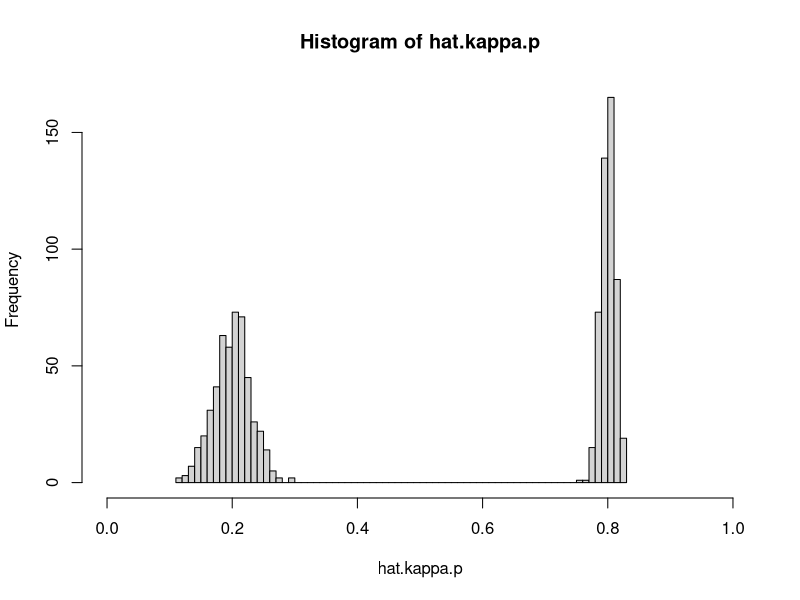
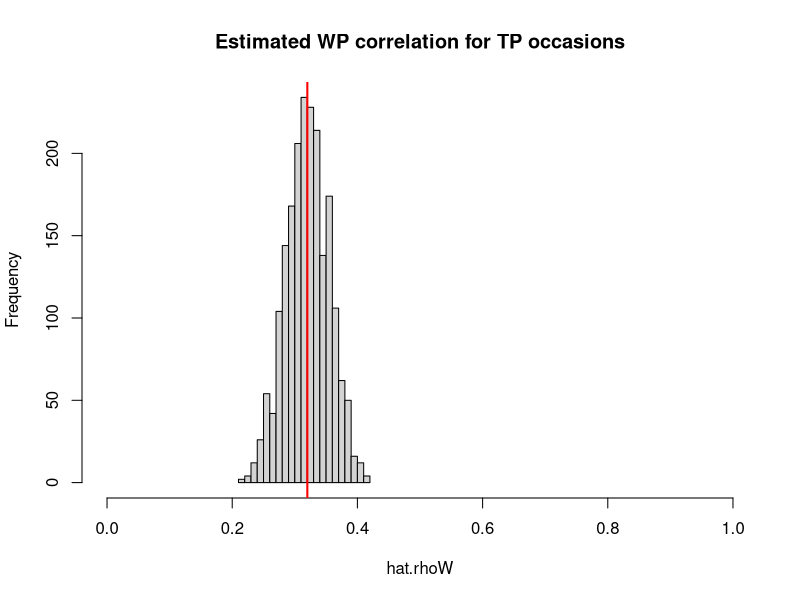
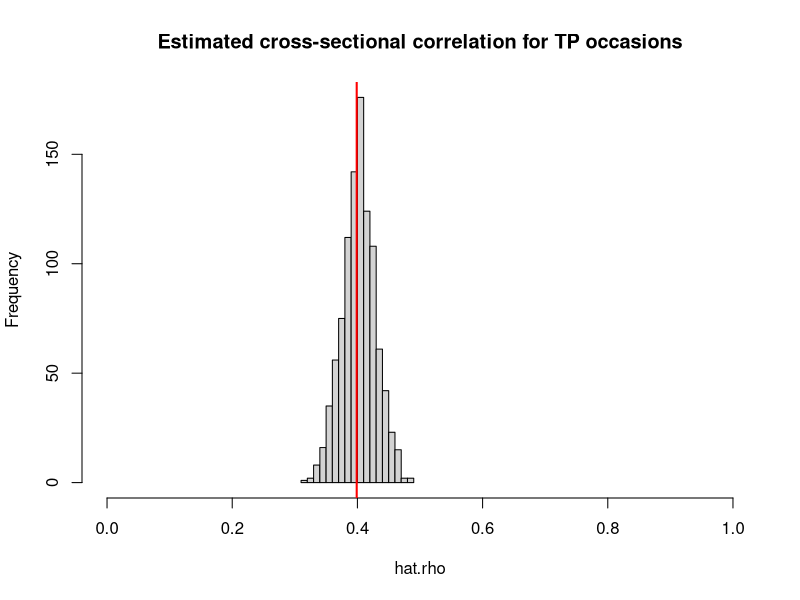
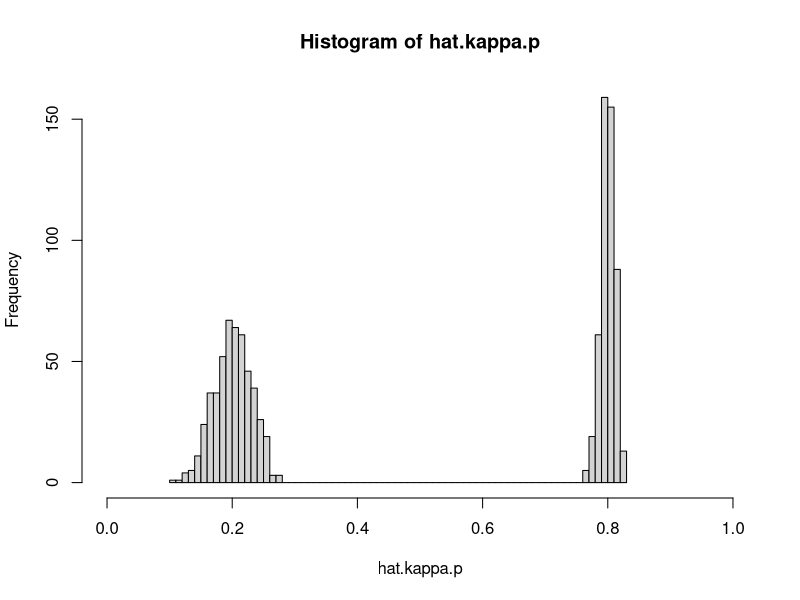
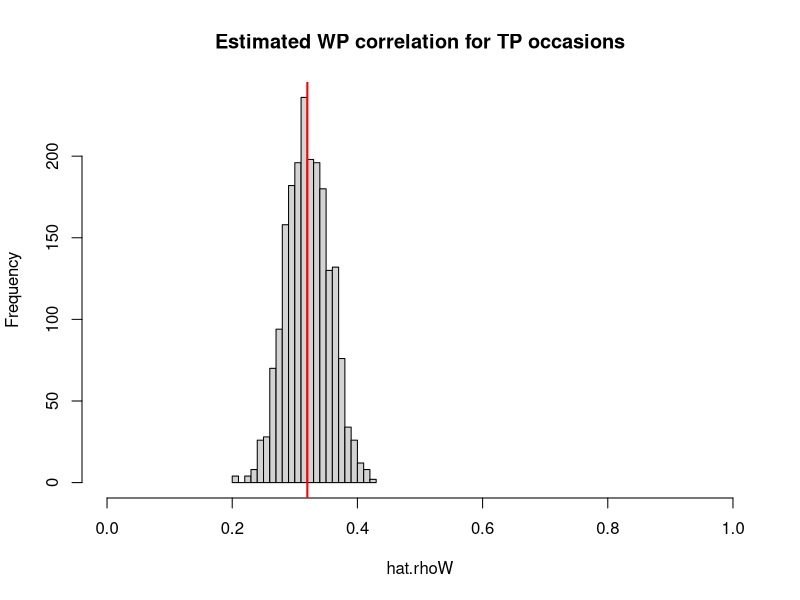
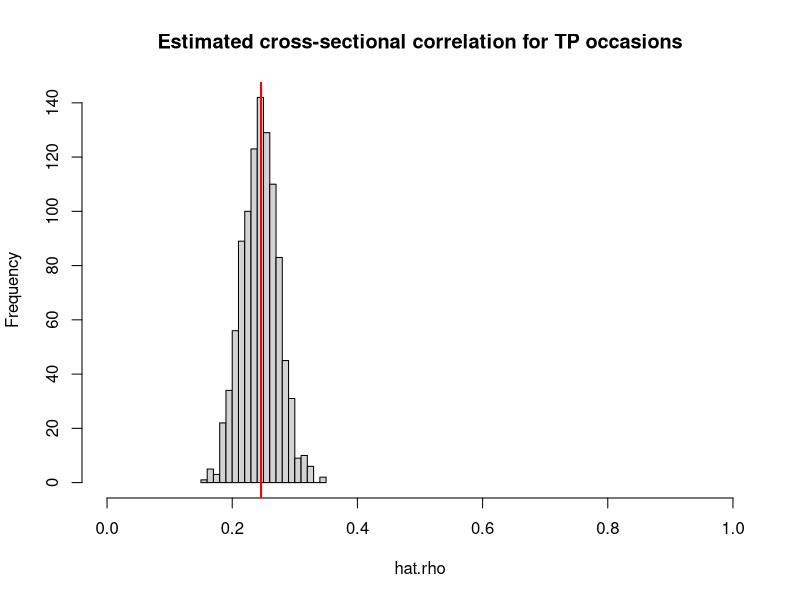
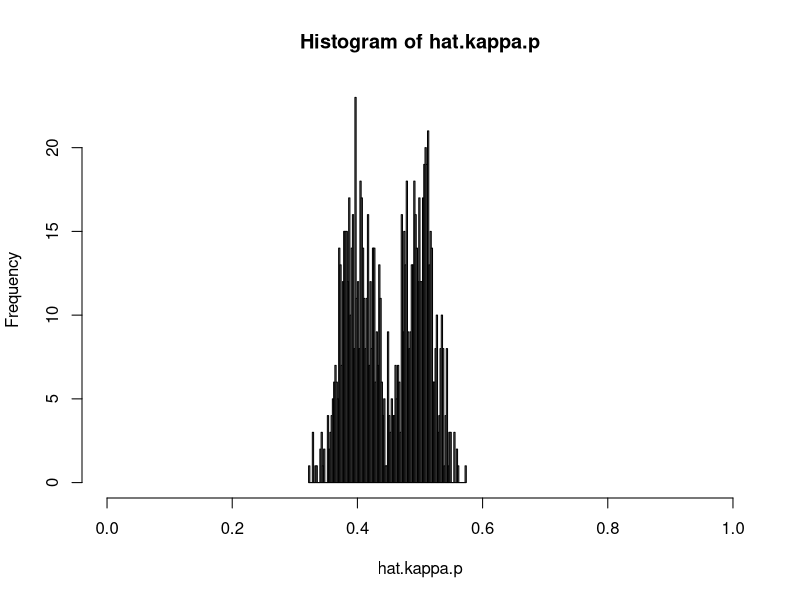
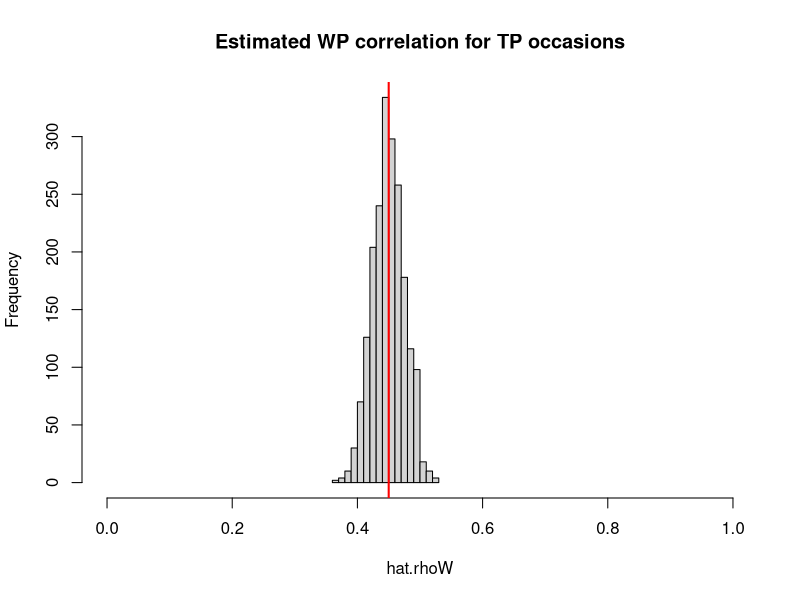

These figures' R source, in order:
## ---- chunk 1
# Specify two person-specific covariance matrices for two subpopulations
cov.mat1 <- matrix(c(1.25,1,1,1.25),2,2)
cov.mat2 <- matrix(c(5,1,1,5),2,2)
## ---- chunk 2
# The average person-specific correlation can be determined
kappa1 <- cov.mat1[2,1]/(sqrt(cov.mat1[1,1])*sqrt(cov.mat1[2,2]))
kappa2 <- cov.mat2[2,1]/(sqrt(cov.mat2[1,1])*sqrt(cov.mat2[2,2]))
kappa <- (kappa1+kappa2)/2
kappa
## ---- chunk 3
# Determine the average person-specific variances and covariance
var.wX <- (cov.mat1[1,1] + cov.mat2[1,1])/2
var.wY <- (cov.mat1[2,2] + cov.mat2[2,2])/2
cov.wXwY <- (cov.mat1[2,1]+cov.mat2[2,1])/2

# From these the within-person correlation can be computed:
rhoW <- cov.wXwY/(sqrt(var.wX)*sqrt(var.wY))
rhoW
## ---- chunk 4
# Specify the correlation at the between-person level
# and choose the intraclass correlations for X and Y
rhoB <- 0.5
icc.X <- 0.4
icc.Y <- 0.5
## ---- chunk 5
# Compute the between-person variances based on the icc's and the average 
# person-specific variances
var.bX <- icc.X*var.wX/(1-icc.X)
var.bX
var.bY <- icc.Y*var.wY/(1-icc.Y)
var.bY

# Compute the between-person covariance based on the between-person correlation
# and the between-person variances
cov.bXbY <- rhoB*sqrt(var.bX)*sqrt(var.bY)
cov.bXbY

# Place these values in a covariance matrix
cov.mat.B <- matrix(c(var.bX,cov.bXbY,cov.bXbY,var.bY),2,2)
## ---- chunk 6
# Compute the cross-sectional correlation
rho <- sqrt(icc.X)*sqrt(icc.Y)*rhoB + sqrt(1-icc.X)*sqrt(1-icc.Y)*rhoW
rho
## ---- chunk 7
library(mvtnorm)

set.seed(8427)

# Total sample size
N <- 1000   # number pf persons
TP <- 1000   # number of time points
## ---- chunk 8
# Place the between-person covariance and variances in a matrix, and use this
# to simulate the person-specific means (between-person components)
cov.mat.B <- matrix(c(var.bX,cov.bXbY,cov.bXbY,var.bY),2,2)
means.XY <- rmvnorm(N,mean = c(0,0),sigma = cov.mat.B)
cov(means.XY) 
cor(means.XY)
## ---- chunk 9
# Create two matrices to contain the scores on X and Y 
# for TP repeated measures (rows) and for N persons (columns)
X <- matrix(,TP,N)
Y <- matrix(,TP,N)

## ---- chunk 10
# Create data for the first subpopulation
for (i in 1:(N/2))
{ Z <- rmvnorm(TP, mean = means.XY[i,], sigma = cov.mat1)
  X[,i] <- Z[,1] 
  Y[,i] <- Z[,2]
}

# Create data fro the second subpopulation
for (i in ((N/2)+1):N)
{ Z <- rmvnorm(TP, mean = means.XY[i,], sigma = cov.mat2)
  X[,i] <- Z[,1]
  Y[,i] <- Z[,2]
}
## ---- chunk 11
# Create matrices to contain estimates of the person-specific 
# means and correlations for N persons
hat.means.XY <- matrix(,N,2)
hat.kappa.p <- matrix(,N,1)
## ---- chunk 12
# Create matrices to contain estimates of the person-specific 
# means and correlations for N persons
for (p in 1:N)
{ Xp <- X[,p]
  Yp <- Y[,p]
  hat.means.XY[p,] <- c(mean(Xp),mean(Yp))
  hat.kappa.p[p,1] <- cor(Xp,Yp)
}
# Average person-specific correlation:
mean(hat.kappa.p)
# Compare to true value:
kappa
# Histogram
hist(hat.kappa.p, breaks=100, xlim=c(0,1))
## ---- chunk 13
# Average person-specific correlation:
mean(hat.kappa.p)
# Compare to true value:
kappa
## ---- chunk 14
# Between-person correlation 
cor(hat.means.XY)
# Compare to true value:
rhoB
## ---- chunk 15
# Create matrices to contain estimates of the within-person correlation 
# and the cross-sectional correlation
hat.rhoW <- matrix(,TP,2)
hat.rho <- matrix(,TP,1)
## ---- chunk 16
# Create matrices to contain estimates of the person-specific 
# means and correlations for N persons
for (t in 1:TP)
{ Xt <- X[t,]
  Yt <- Y[t,]
  WXt <- X[t,] - hat.means.XY[,1]
  WYt <- Y[t,] - hat.means.XY[,2]
  hat.rhoW[t,] <- cor(WXt,WYt)
  hat.rho[t,] <- cor(Xt,Yt)
}
# Average person-specific correlation:
mean(hat.rhoW)
mean(hat.rho)

hist(hat.rhoW, breaks=20, xlim=c(0,1), 
     main="Estimated WP correlation for TP occasions")
abline(v=rhoW, col="red", lwd=2)
hist(hat.rho, breaks=20, xlim=c(0,1), 
     main="Estimated cross-sectional correlation for TP occasions")
abline(v=rho, col="red", lwd=2)
## ---- chunk 17
# Cross-sectional correlation for the first wave (reported in the paper)
hat.rho[1,1]

## ---- chunk 18
# Specify two person-specific covariance matrices for two subpopulations
cov.mat1 <- matrix(c(1.25,1,1,1.25),2,2)
cov.mat2 <- matrix(c(5,1,1,5),2,2)
## ---- chunk 19
# The average person-specific correlation can be determined
kappa1 <- cov.mat1[2,1]/(sqrt(cov.mat1[1,1])*sqrt(cov.mat1[2,2]))
kappa2 <- cov.mat2[2,1]/(sqrt(cov.mat2[1,1])*sqrt(cov.mat2[2,2]))
kappa <- (kappa1+kappa2)/2
kappa
## ---- chunk 20
# Determine the average person-specific variances and covariance
var.wX <- (cov.mat1[1,1] + cov.mat2[1,1])/2
var.wY <- (cov.mat1[2,2] + cov.mat2[2,2])/2
cov.wXwY <- (cov.mat1[2,1]+cov.mat2[2,1])/2

# From these the within-person correlation can be computed:
rhoW <- cov.wXwY/(sqrt(var.wX)*sqrt(var.wY))
rhoW
## ---- chunk 21
# Specify the correlation at the between-person level
# and choose the intraclass correlations for X and Y
rhoB <- 0.5
icc.X <- 0.1
icc.Y <- 0.9
## ---- chunk 22
# Compute the between-person variances based on the icc's and the average 
# person-specific variances
var.bX <- icc.X*var.wX/(1-icc.X)
var.bX
var.bY <- icc.Y*var.wY/(1-icc.Y)
var.bY

# Compute the between-person covariance based on the between-person correlation
# and the between-person variances
cov.bXbY <- rhoB*sqrt(var.bX)*sqrt(var.bY)
cov.bXbY

# Place these values in a covariance matrix
cov.mat.B <- matrix(c(var.bX,cov.bXbY,cov.bXbY,var.bY),2,2)
## ---- chunk 23
# Compute the cross-sectional correlation
rho <- sqrt(icc.X)*sqrt(icc.Y)*rhoB + sqrt(1-icc.X)*sqrt(1-icc.Y)*rhoW
rho
## ---- chunk 24
set.seed(3482)

# Total sample size
N <- 1000   # number pf persons
TP <- 1000   # number of time points
## ---- chunk 25
# Place the between-person covariance and variances in a matrix, and use this
# to simulate the person-specific means (between-person components)
cov.mat.B <- matrix(c(var.bX,cov.bXbY,cov.bXbY,var.bY),2,2)
means.XY <- rmvnorm(N,mean = c(0,0),sigma = cov.mat.B)
cov(means.XY) 
cor(means.XY)
## ---- chunk 26
# Create two matrices to contain the scores on X and Y 
# for TP repeated measures (rows) and for N persons (columns)
X <- matrix(,TP,N)
Y <- matrix(,TP,N)

## ---- chunk 27
# Create data for the first subpopulation
for (i in 1:(N/2))
{ Z <- rmvnorm(TP, mean = means.XY[i,], sigma = cov.mat1)
  X[,i] <- Z[,1] 
  Y[,i] <- Z[,2]
}

# Create data fro the second subpopulation
for (i in ((N/2)+1):N)
{ Z <- rmvnorm(TP, mean = means.XY[i,], sigma = cov.mat2)
  X[,i] <- Z[,1]
  Y[,i] <- Z[,2]
}
## ---- chunk 28
# Create matrices to contain estimates of the person-specific 
# means and correlations for N persons
hat.means.XY <- matrix(,N,2)
hat.kappa.p <- matrix(,N,1)
## ---- chunk 29
# Create matrices to contain estimates of the person-specific 
# means and correlations for N persons
for (p in 1:N)
{ Xp <- X[,p]
  Yp <- Y[,p]
  hat.means.XY[p,] <- c(mean(Xp),mean(Yp))
  hat.kappa.p[p,1] <- cor(Xp,Yp)
}
# Average person-specific correlation:
mean(hat.kappa.p)
# Compare to true value:
kappa
# Histogram
hist(hat.kappa.p, breaks=100, xlim=c(0,1))
## ---- chunk 30
# Average person-specific correlation:
mean(hat.kappa.p)
# Compare to true value:
kappa
## ---- chunk 31
# Between-person correlation 
cor(hat.means.XY)
# Compare to true value:
rhoB
## ---- chunk 32
# Create matrices to contain estimates of the within-person correlation 
# and the cross-sectional correlation
hat.rhoW <- matrix(,TP,2)
hat.rho <- matrix(,TP,1)
## ---- chunk 33
# Create matrices to contain estimates of the person-specific 
# means and correlations for N persons
for (t in 1:TP)
{ Xt <- X[t,]
  Yt <- Y[t,]
  WXt <- X[t,] - hat.means.XY[,1]
  WYt <- Y[t,] - hat.means.XY[,2]
  hat.rhoW[t,] <- cor(WXt,WYt)
  hat.rho[t,] <- cor(Xt,Yt)
}
# Average person-specific correlation:
mean(hat.rhoW)
mean(hat.rho)

hist(hat.rhoW, breaks=20, xlim=c(0,1), 
     main="Estimated WP correlation for TP occasions")
abline(v=rhoW, col="red", lwd=2)
hist(hat.rho, breaks=20, xlim=c(0,1), 
     main="Estimated cross-sectional correlation for TP occasions")
abline(v=rho, col="red", lwd=2)
## ---- chunk 34
# Cross-sectional correlation for the first wave (reported in the paper)
hat.rho[1,1]

## ---- chunk 35
# Specify two person-specific covariance matrices for two subpopulations
cov.mat1 <- matrix(c(10,5,5,10),2,2)
cov.mat2 <- matrix(c(10,4,4,10),2,2)
## ---- chunk 36
# The average person-specific correlation can be determined
kappa1 <- cov.mat1[2,1]/(sqrt(cov.mat1[1,1])*sqrt(cov.mat1[2,2]))
kappa2 <- cov.mat2[2,1]/(sqrt(cov.mat2[1,1])*sqrt(cov.mat2[2,2]))
kappa <- (kappa1+kappa2)/2
kappa
## ---- chunk 37
# Determine the average person-specific variances and covariance
var.wX <- (cov.mat1[1,1] + cov.mat2[1,1])/2
var.wY <- (cov.mat1[2,2] + cov.mat2[2,2])/2
cov.wXwY <- (cov.mat1[2,1]+cov.mat2[2,1])/2

# From these the within-person correlation can be computed:
rhoW <- cov.wXwY/(sqrt(var.wX)*sqrt(var.wY))
rhoW
## ---- chunk 38
# Specify the correlation at the between-person level
# and choose the intraclass correlations for X and Y
rhoB <- 0.45
icc.X <- 0.2
icc.Y <- 0.8
## ---- chunk 39
# Compute the between-person variances based on the icc's and the average 
# person-specific variances
var.bX <- icc.X*var.wX/(1-icc.X)
var.bX
var.bY <- icc.Y*var.wY/(1-icc.Y)
var.bY

# Compute the between-person covariance based on the between-person correlation
# and the between-person variances
cov.bXbY <- rhoB*sqrt(var.bX)*sqrt(var.bY)
cov.bXbY

# Place these values in a covariance matrix
cov.mat.B <- matrix(c(var.bX,cov.bXbY,cov.bXbY,var.bY),2,2)
## ---- chunk 40
# Compute the cross-sectional correlation
rho <- sqrt(icc.X)*sqrt(icc.Y)*rhoB + sqrt(1-icc.X)*sqrt(1-icc.Y)*rhoW
rho
## ---- chunk 41
set.seed(4497)

# Total sample size
N <- 1000   # number pf persons
TP <- 1000   # number of time points
## ---- chunk 42
# Place the between-person covariance and variances in a matrix, and use this
# to simulate the person-specific means (between-person components)
cov.mat.B <- matrix(c(var.bX,cov.bXbY,cov.bXbY,var.bY),2,2)
means.XY <- rmvnorm(N,mean = c(0,0),sigma = cov.mat.B)
cov(means.XY) 
cor(means.XY)
## ---- chunk 43
# Create two matrices to contain the scores on X and Y 
# for TP repeated measures (rows) and for N persons (columns)
X <- matrix(,TP,N)
Y <- matrix(,TP,N)

## ---- chunk 44
# Create data for the first subpopulation
for (i in 1:(N/2))
{ Z <- rmvnorm(TP, mean = means.XY[i,], sigma = cov.mat1)
  X[,i] <- Z[,1] 
  Y[,i] <- Z[,2]
}

# Create data fro the second subpopulation
for (i in ((N/2)+1):N)
{ Z <- rmvnorm(TP, mean = means.XY[i,], sigma = cov.mat2)
  X[,i] <- Z[,1]
  Y[,i] <- Z[,2]
}
## ---- chunk 45
# Create matrices to contain estimates of the person-specific 
# means and correlations for N persons
hat.means.XY <- matrix(,N,2)
hat.kappa.p <- matrix(,N,1)
## ---- chunk 46
# Create matrices to contain estimates of the person-specific 
# means and correlations for N persons
for (p in 1:N)
{ Xp <- X[,p]
  Yp <- Y[,p]
  hat.means.XY[p,] <- c(mean(Xp),mean(Yp))
  hat.kappa.p[p,1] <- cor(Xp,Yp)
}
# Average person-specific correlation:
mean(hat.kappa.p)
# Compare to true value:
kappa
# Histogram
hist(hat.kappa.p, breaks=100, xlim=c(0,1))
## ---- chunk 47
# Average person-specific correlation:
mean(hat.kappa.p)
# Compare to true value:
kappa
## ---- chunk 48
# Between-person correlation 
cor(hat.means.XY)
# Compare to true value:
rhoB
## ---- chunk 49
# Create matrices to contain estimates of the within-person correlation 
# and the cross-sectional correlation
hat.rhoW <- matrix(,TP,2)
hat.rho <- matrix(,TP,1)
## ---- chunk 50
# Create matrices to contain estimates of the person-specific 
# means and correlations for N persons
for (t in 1:TP)
{ Xt <- X[t,]
  Yt <- Y[t,]
  WXt <- X[t,] - hat.means.XY[,1]
  WYt <- Y[t,] - hat.means.XY[,2]
  hat.rhoW[t,] <- cor(WXt,WYt)
  hat.rho[t,] <- cor(Xt,Yt)
}
# Average person-specific correlation:
mean(hat.rhoW)
mean(hat.rho)

hist(hat.rhoW, breaks=20, xlim=c(0,1), 
     main="Estimated WP correlation for TP occasions")
abline(v=rhoW, col="red", lwd=2)
hist(hat.rho, breaks=20, xlim=c(0,1), 
     main="Estimated cross-sectional correlation for TP occasions")
abline(v=rho, col="red", lwd=2)
## ---- chunk 51
# Cross-sectional correlation for the first wave (reported in the paper)
hat.rho[1,1]

## ---- chunk 52
# Specify two person-specific covariance matrices for two subpopulations
cov.mat1 <- matrix(c(2,1,1,2),2,2)
cov.mat2 <- matrix(c(10,5,5,10),2,2)
## ---- chunk 53
# The average person-specific correlation can be determined
kappa1 <- cov.mat1[2,1]/(sqrt(cov.mat1[1,1])*sqrt(cov.mat1[2,2]))
kappa2 <- cov.mat2[2,1]/(sqrt(cov.mat2[1,1])*sqrt(cov.mat2[2,2]))
kappa <- (kappa1+kappa2)/2
kappa
## ---- chunk 54
# Determine the average person-specific variances and covariance
var.wX <- (cov.mat1[1,1] + cov.mat2[1,1])/2
var.wY <- (cov.mat1[2,2] + cov.mat2[2,2])/2
cov.wXwY <- (cov.mat1[2,1]+cov.mat2[2,1])/2

# From these the within-person correlation can be computed:
rhoW <- cov.wXwY/(sqrt(var.wX)*sqrt(var.wY))
rhoW
## ---- chunk 55
# Specify the correlation at the between-person level
# and choose the intraclass correlations for X and Y
rhoB <- 0.5
icc.X <- 0.2
icc.Y <- 0.8
## ---- chunk 56
# Compute the between-person variances based on the icc's and the average 
# person-specific variances
var.bX <- icc.X*var.wX/(1-icc.X)
var.bX
var.bY <- icc.Y*var.wY/(1-icc.Y)
var.bY

# Compute the between-person covariance based on the between-person correlation
# and the between-person variances
cov.bXbY <- rhoB*sqrt(var.bX)*sqrt(var.bY)
cov.bXbY

# Place these values in a covariance matrix
cov.mat.B <- matrix(c(var.bX,cov.bXbY,cov.bXbY,var.bY),2,2)
## ---- chunk 57
# Compute the cross-sectional correlation
rho <- sqrt(icc.X)*sqrt(icc.Y)*rhoB + sqrt(1-icc.X)*sqrt(1-icc.Y)*rhoW
rho
## ---- chunk 58
set.seed(9517)

# Total sample size
N <- 1000   # number pf persons
TP <- 1000   # number of time points
## ---- chunk 59
# Place the between-person covariance and variances in a matrix, and use this
# to simulate the person-specific means (between-person components)
cov.mat.B <- matrix(c(var.bX,cov.bXbY,cov.bXbY,var.bY),2,2)
means.XY <- rmvnorm(N,mean = c(0,0),sigma = cov.mat.B)
cov(means.XY) 
cor(means.XY)
## ---- chunk 60
# Create two matrices to contain the scores on X and Y 
# for TP repeated measures (rows) and for N persons (columns)
X <- matrix(,TP,N)
Y <- matrix(,TP,N)

## ---- chunk 61
# Create data for the first subpopulation
for (i in 1:(N/2))
{ Z <- rmvnorm(TP, mean = means.XY[i,], sigma = cov.mat1)
  X[,i] <- Z[,1] 
  Y[,i] <- Z[,2]
}

# Create data fro the second subpopulation
for (i in ((N/2)+1):N)
{ Z <- rmvnorm(TP, mean = means.XY[i,], sigma = cov.mat2)
  X[,i] <- Z[,1]
  Y[,i] <- Z[,2]
}
## ---- chunk 62
# Create matrices to contain estimates of the person-specific 
# means and correlations for N persons
hat.means.XY <- matrix(,N,2)
hat.kappa.p <- matrix(,N,1)
## ---- chunk 63
# Create matrices to contain estimates of the person-specific 
# means and correlations for N persons
for (p in 1:N)
{ Xp <- X[,p]
  Yp <- Y[,p]
  hat.means.XY[p,] <- c(mean(Xp),mean(Yp))
  hat.kappa.p[p,1] <- cor(Xp,Yp)
}
# Average person-specific correlation:
mean(hat.kappa.p)
# Compare to true value:
kappa
# Histogram
hist(hat.kappa.p, breaks=100, xlim=c(0,1))
## ---- chunk 64
# Average person-specific correlation:
mean(hat.kappa.p)
# Compare to true value:
kappa
## ---- chunk 65
# Between-person correlation 
cor(hat.means.XY)
# Compare to true value:
rhoB
## ---- chunk 66
# Create matrices to contain estimates of the within-person correlation 
# and the cross-sectional correlation
hat.rhoW <- matrix(,TP,2)
hat.rho <- matrix(,TP,1)
## ---- chunk 67
# Create matrices to contain estimates of the person-specific 
# means and correlations for N persons
for (t in 1:TP)
{ Xt <- X[t,]
  Yt <- Y[t,]
  WXt <- X[t,] - hat.means.XY[,1]
  WYt <- Y[t,] - hat.means.XY[,2]
  hat.rhoW[t,] <- cor(WXt,WYt)
  hat.rho[t,] <- cor(Xt,Yt)
}
# Average person-specific correlation:
mean(hat.rhoW)
mean(hat.rho)

hist(hat.rhoW, breaks=20, xlim=c(0,1), 
     main="Estimated WP correlation for TP occasions")
abline(v=rhoW, col="red", lwd=2)
hist(hat.rho, breaks=20, xlim=c(0,1), 
     main="Estimated cross-sectional correlation for TP occasions")
abline(v=rho, col="red", lwd=2)
## ---- chunk 68
# Cross-sectional correlation for the first wave (reported in the paper)
hat.rho[1,1]

## ---- chunk 69
# Specify two person-specific covariance matrices for two subpopulations
cov.mat1 <- matrix(c(1.25,1,1,1.25),2,2)
cov.mat2 <- matrix(c(5,1,1,5),2,2)
## ---- chunk 70
# The average person-specific correlation can be determined
kappa1 <- cov.mat1[2,1]/(sqrt(cov.mat1[1,1])*sqrt(cov.mat1[2,2]))
kappa2 <- cov.mat2[2,1]/(sqrt(cov.mat2[1,1])*sqrt(cov.mat2[2,2]))
kappa <- (kappa1+kappa2)/2
kappa
## ---- chunk 71
# Determine the average person-specific variances and covariance
var.wX <- (cov.mat1[1,1] + cov.mat2[1,1])/2
var.wY <- (cov.mat1[2,2] + cov.mat2[2,2])/2
cov.wXwY <- (cov.mat1[2,1]+cov.mat2[2,1])/2

# From these the within-person correlation can be computed:
rhoW <- cov.wXwY/(sqrt(var.wX)*sqrt(var.wY))
rhoW
## ---- chunk 72
# Specify the correlation at the between-person level
# and choose the intraclass correlations for X and Y
rhoB <- 0
icc.X <- 0
icc.Y <- 0
## ---- chunk 73
# Compute the between-person variances based on the icc's and the average 
# person-specific variances
var.bX <- icc.X*var.wX/(1-icc.X)
var.bX
var.bY <- icc.Y*var.wY/(1-icc.Y)
var.bY

# Compute the between-person covariance based on the between-person correlation
# and the between-person variances
cov.bXbY <- rhoB*sqrt(var.bX)*sqrt(var.bY)
cov.bXbY

# Place these values in a covariance matrix
cov.mat.B <- matrix(c(var.bX,cov.bXbY,cov.bXbY,var.bY),2,2)
## ---- chunk 74
# Compute the cross-sectional correlation
rho <- sqrt(icc.X)*sqrt(icc.Y)*rhoB + sqrt(1-icc.X)*sqrt(1-icc.Y)*rhoW
rho
## ---- chunk 75
set.seed(5276)

# Total sample size
N <- 1000   # number pf persons
TP <- 1000   # number of time points
## ---- chunk 76
# Place the between-person covariance and variances in a matrix, and use this
# to simulate the person-specific means (between-person components)
cov.mat.B <- matrix(c(var.bX,cov.bXbY,cov.bXbY,var.bY),2,2)
means.XY <- rmvnorm(N,mean = c(0,0),sigma = cov.mat.B)
cov(means.XY) 
cor(means.XY)
## ---- chunk 77
# Create two matrices to contain the scores on X and Y 
# for TP repeated measures (rows) and for N persons (columns)
X <- matrix(,TP,N)
Y <- matrix(,TP,N)

## ---- chunk 78
# Create data for the first subpopulation
for (i in 1:(N/2))
{ Z <- rmvnorm(TP, mean = means.XY[i,], sigma = cov.mat1)
  X[,i] <- Z[,1] 
  Y[,i] <- Z[,2]
}

# Create data fro the second subpopulation
for (i in ((N/2)+1):N)
{ Z <- rmvnorm(TP, mean = means.XY[i,], sigma = cov.mat2)
  X[,i] <- Z[,1]
  Y[,i] <- Z[,2]
}
## ---- chunk 79
# Create matrices to contain estimates of the person-specific 
# means and correlations for N persons
hat.means.XY <- matrix(,N,2)
hat.kappa.p <- matrix(,N,1)
## ---- chunk 80
# Create matrices to contain estimates of the person-specific 
# means and correlations for N persons
for (p in 1:N)
{ Xp <- X[,p]
  Yp <- Y[,p]
  hat.means.XY[p,] <- c(mean(Xp),mean(Yp))
  hat.kappa.p[p,1] <- cor(Xp,Yp)
}
# Average person-specific correlation:
mean(hat.kappa.p)
# Compare to true value:
kappa
# Histogram
hist(hat.kappa.p, breaks=100, xlim=c(0,1))
## ---- chunk 81
# Average person-specific correlation:
mean(hat.kappa.p)
# Compare to true value:
kappa
## ---- chunk 82
# Between-person correlation 
cor(hat.means.XY)
# Compare to true value:
rhoB
## ---- chunk 83
# Create matrices to contain estimates of the within-person correlation 
# and the cross-sectional correlation
hat.rhoW <- matrix(,TP,2)
hat.rho <- matrix(,TP,1)
## ---- chunk 84
# Create matrices to contain estimates of the person-specific 
# means and correlations for N persons
for (t in 1:TP)
{ Xt <- X[t,]
  Yt <- Y[t,]
  WXt <- X[t,] - hat.means.XY[,1]
  WYt <- Y[t,] - hat.means.XY[,2]
  hat.rhoW[t,] <- cor(WXt,WYt)
  hat.rho[t,] <- cor(Xt,Yt)
}
# Average person-specific correlation:
mean(hat.rhoW)
mean(hat.rho)

hist(hat.rhoW, breaks=20, xlim=c(0,1), 
     main="Estimated WP correlation for TP occasions")
abline(v=rhoW, col="red", lwd=2)
hist(hat.rho, breaks=20, xlim=c(0,1), 
     main="Estimated cross-sectional correlation for TP occasions")
abline(v=rho, col="red", lwd=2)
## ---- chunk 85
# Cross-sectional correlation for the first wave (reported in the paper)
hat.rho[1,1]

## ---- chunk 86
# Specify two person-specific covariance matrices for two subpopulations
cov.mat1 <- matrix(c(1.25,1,1,1.25),2,2)
cov.mat2 <- matrix(c(5,1,1,5),2,2)
## ---- chunk 87
# The average person-specific correlation can be determined
kappa1 <- cov.mat1[2,1]/(sqrt(cov.mat1[1,1])*sqrt(cov.mat1[2,2]))
kappa2 <- cov.mat2[2,1]/(sqrt(cov.mat2[1,1])*sqrt(cov.mat2[2,2]))
kappa <- (kappa1+kappa2)/2
kappa
## ---- chunk 88
# Determine the average person-specific variances and covariance
var.wX <- (cov.mat1[1,1] + cov.mat2[1,1])/2
var.wY <- (cov.mat1[2,2] + cov.mat2[2,2])/2
cov.wXwY <- (cov.mat1[2,1]+cov.mat2[2,1])/2

# From these the within-person correlation can be computed:
rhoW <- cov.wXwY/(sqrt(var.wX)*sqrt(var.wY))
rhoW
## ---- chunk 89
# Specify the correlation at the between-person level
# and choose the intraclass correlations for X and Y
rhoB <- 0
icc.X <- 0.4
icc.Y <- 0.5
## ---- chunk 90
# Compute the between-person variances based on the icc's and the average 
# person-specific variances
var.bX <- icc.X*var.wX/(1-icc.X)
var.bX
var.bY <- icc.Y*var.wY/(1-icc.Y)
var.bY

# Compute the between-person covariance based on the between-person correlation
# and the between-person variances
cov.bXbY <- rhoB*sqrt(var.bX)*sqrt(var.bY)
cov.bXbY

# Place these values in a covariance matrix
cov.mat.B <- matrix(c(var.bX,cov.bXbY,cov.bXbY,var.bY),2,2)
## ---- chunk 91
# Compute the cross-sectional correlation
rho <- sqrt(icc.X)*sqrt(icc.Y)*rhoB + sqrt(1-icc.X)*sqrt(1-icc.Y)*rhoW
rho
## ---- chunk 92
set.seed(7517)

# Total sample size
N <- 1000   # number pf persons
TP <- 1000   # number of time points
## ---- chunk 93
# Place the between-person covariance and variances in a matrix, and use this
# to simulate the person-specific means (between-person components)
cov.mat.B <- matrix(c(var.bX,cov.bXbY,cov.bXbY,var.bY),2,2)
means.XY <- rmvnorm(N,mean = c(0,0),sigma = cov.mat.B)
cov(means.XY) 
cor(means.XY)
## ---- chunk 94
# Create two matrices to contain the scores on X and Y 
# for TP repeated measures (rows) and for N persons (columns)
X <- matrix(,TP,N)
Y <- matrix(,TP,N)

## ---- chunk 95
# Create data for the first subpopulation
for (i in 1:(N/2))
{ Z <- rmvnorm(TP, mean = means.XY[i,], sigma = cov.mat1)
  X[,i] <- Z[,1] 
  Y[,i] <- Z[,2]
}

# Create data fro the second subpopulation
for (i in ((N/2)+1):N)
{ Z <- rmvnorm(TP, mean = means.XY[i,], sigma = cov.mat2)
  X[,i] <- Z[,1]
  Y[,i] <- Z[,2]
}
## ---- chunk 96
# Create matrices to contain estimates of the person-specific 
# means and correlations for N persons
hat.means.XY <- matrix(,N,2)
hat.kappa.p <- matrix(,N,1)
## ---- chunk 97
# Create matrices to contain estimates of the person-specific 
# means and correlations for N persons
for (p in 1:N)
{ Xp <- X[,p]
  Yp <- Y[,p]
  hat.means.XY[p,] <- c(mean(Xp),mean(Yp))
  hat.kappa.p[p,1] <- cor(Xp,Yp)
}
# Average person-specific correlation:
mean(hat.kappa.p)
# Compare to true value:
kappa
# Histogram
hist(hat.kappa.p, breaks=100, xlim=c(0,1))
## ---- chunk 98
# Average person-specific correlation:
mean(hat.kappa.p)
# Compare to true value:
kappa
## ---- chunk 99
# Between-person correlation 
cor(hat.means.XY)
# Compare to true value:
rhoB
## ---- chunk 100
# Create matrices to contain estimates of the within-person correlation 
# and the cross-sectional correlation
hat.rhoW <- matrix(,TP,2)
hat.rho <- matrix(,TP,1)
## ---- chunk 101
# Create matrices to contain estimates of the person-specific 
# means and correlations for N persons
for (t in 1:TP)
{ Xt <- X[t,]
  Yt <- Y[t,]
  WXt <- X[t,] - hat.means.XY[,1]
  WYt <- Y[t,] - hat.means.XY[,2]
  hat.rhoW[t,] <- cor(WXt,WYt)
  hat.rho[t,] <- cor(Xt,Yt)
}
# Average person-specific correlation:
mean(hat.rhoW)
mean(hat.rho)

hist(hat.rhoW, breaks=20, xlim=c(0,1), 
     main="Estimated WP correlation for TP occasions")
abline(v=rhoW, col="red", lwd=2)
hist(hat.rho, breaks=20, xlim=c(0,1), 
     main="Estimated cross-sectional correlation for TP occasions")
abline(v=rho, col="red", lwd=2)
## ---- chunk 102
# Cross-sectional correlation for the first wave (reported in the paper)
hat.rho[1,1]

